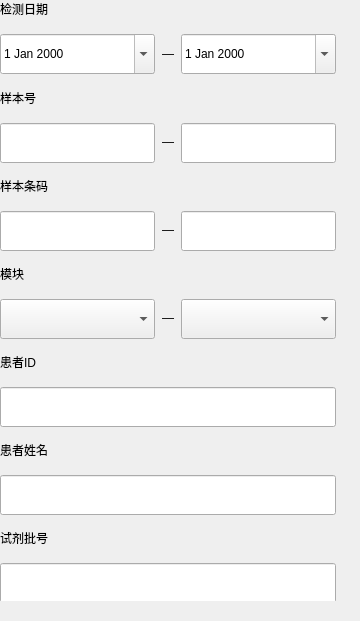
    <widget class="QWidget" name="widget31" native="true">
     <property name="geometry">
      <rect>
       <x>19</x>
       <y>95</y>
       <width>360</width>
       <height>621</height>
      </rect>
     </property>
     <widget class="QWidget" name="widget51" native="true">
      <property name="geometry">
       <rect>
        <x>0</x>
        <y>0</y>
        <width>336</width>
        <height>601</height>
       </rect>
      </property>
      <property name="minimumSize">
       <size>
        <width>0</width>
        <height>0</height>
       </size>
      </property>
      <property name="maximumSize">
       <size>
        <width>16777215</width>
        <height>16777215</height>
       </size>
      </property>
      <layout class="QVBoxLayout" name="verticalLayout_53">
       <property name="spacing">
        <number>16</number>
       </property>
       <property name="leftMargin">
        <number>0</number>
       </property>
       <property name="topMargin">
        <number>0</number>
       </property>
       <property name="rightMargin">
        <number>0</number>
       </property>
       <property name="bottomMargin">
        <number>0</number>
       </property>
       <item>
        <layout class="QVBoxLayout" name="verticalLayout_35">
         <item>
          <widget class="QLabel" name="label_37">
           <property name="text">
            <string>检测日期</string>
           </property>
          </widget>
         </item>
         <item>
          <layout class="QHBoxLayout" name="horizontalLayout_62">
           <property name="spacing">
            <number>0</number>
           </property>
           <item>
            <widget class="QBaseDateEdit" name="test_start_time_2">
             <property name="minimumSize">
              <size>
               <width>155</width>
               <height>40</height>
              </size>
             </property>
             <property name="maximumSize">
              <size>
               <width>155</width>
               <height>40</height>
              </size>
             </property>
             <property name="calendarPopup">
              <bool>true</bool>
             </property>
            </widget>
           </item>
           <item>
            <widget class="QLabel" name="label_36">
             <property name="text">
              <string>—</string>
             </property>
             <property name="alignment">
              <set>Qt::AlignCenter</set>
             </property>
             <property name="fonts" stdset="0">
              <string>12</string>
             </property>
            </widget>
           </item>
           <item>
            <widget class="QBaseDateEdit" name="test_stop_time_2">
             <property name="minimumSize">
              <size>
               <width>155</width>
               <height>40</height>
              </size>
             </property>
             <property name="maximumSize">
              <size>
               <width>155</width>
               <height>40</height>
              </size>
             </property>
             <property name="calendarPopup">
              <bool>true</bool>
             </property>
            </widget>
           </item>
          </layout>
         </item>
        </layout>
       </item>
       <item>
        <layout class="QVBoxLayout" name="verticalLayout_34">
         <item>
          <widget class="QLabel" name="label_38">
           <property name="text">
            <string>样本号</string>
           </property>
          </widget>
         </item>
         <item>
          <layout class="QHBoxLayout" name="horizontalLayout_63">
           <property name="spacing">
            <number>0</number>
           </property>
           <item>
            <widget class="QLineEdit" name="sample_no_edit_4">
             <property name="minimumSize">
              <size>
               <width>155</width>
               <height>40</height>
              </size>
             </property>
             <property name="maximumSize">
              <size>
               <width>155</width>
               <height>40</height>
              </size>
             </property>
            </widget>
           </item>
           <item>
            <widget class="QLabel" name="label_41">
             <property name="text">
              <string>—</string>
             </property>
             <property name="alignment">
              <set>Qt::AlignCenter</set>
             </property>
             <property name="fonts" stdset="0">
              <string>12</string>
             </property>
            </widget>
           </item>
           <item>
            <widget class="QLineEdit" name="sample_no_edit_3">
             <property name="minimumSize">
              <size>
               <width>155</width>
               <height>40</height>
              </size>
             </property>
             <property name="maximumSize">
              <size>
               <width>155</width>
               <height>40</height>
              </size>
             </property>
            </widget>
           </item>
          </layout>
         </item>
        </layout>
       </item>
       <item>
        <layout class="QVBoxLayout" name="verticalLayout_33">
         <item>
          <widget class="QLabel" name="label_35">
           <property name="text">
            <string>样本条码</string>
           </property>
          </widget>
         </item>
         <item>
          <layout class="QHBoxLayout" name="horizontalLayout_64">
           <property name="spacing">
            <number>0</number>
           </property>
           <item>
            <widget class="QLineEdit" name="sample_bar_edit_2">
             <property name="minimumSize">
              <size>
               <width>155</width>
               <height>40</height>
              </size>
             </property>
             <property name="maximumSize">
              <size>
               <width>155</width>
               <height>40</height>
              </size>
             </property>
            </widget>
           </item>
           <item>
            <widget class="QLabel" name="label_49">
             <property name="text">
              <string>—</string>
             </property>
             <property name="alignment">
              <set>Qt::AlignCenter</set>
             </property>
             <property name="fonts" stdset="0">
              <string>12</string>
             </property>
            </widget>
           </item>
           <item>
            <widget class="QLineEdit" name="sample_bar_edit_17">
             <property name="minimumSize">
              <size>
               <width>155</width>
               <height>40</height>
              </size>
             </property>
             <property name="maximumSize">
              <size>
               <width>155</width>
               <height>40</height>
              </size>
             </property>
            </widget>
           </item>
          </layout>
         </item>
        </layout>
       </item>
       <item>
        <layout class="QVBoxLayout" name="verticalLayout_13">
         <item>
          <widget class="QLabel" name="label_40">
           <property name="text">
            <string>模块</string>
           </property>
          </widget>
         </item>
         <item>
          <layout class="QHBoxLayout" name="horizontalLayout_65">
           <property name="spacing">
            <number>0</number>
           </property>
           <item>
            <widget class="QComboBox" name="comboBox_3">
             <property name="minimumSize">
              <size>
               <width>155</width>
               <height>40</height>
              </size>
             </property>
             <property name="maximumSize">
              <size>
               <width>155</width>
               <height>40</height>
              </size>
             </property>
            </widget>
           </item>
           <item>
            <widget class="QLabel" name="label_39">
             <property name="text">
              <string>—</string>
             </property>
             <property name="alignment">
              <set>Qt::AlignCenter</set>
             </property>
             <property name="fonts" stdset="0">
              <string>12</string>
             </property>
            </widget>
           </item>
           <item>
            <widget class="QComboBox" name="comboBox_4">
             <property name="minimumSize">
              <size>
               <width>155</width>
               <height>40</height>
              </size>
             </property>
             <property name="maximumSize">
              <size>
               <width>155</width>
               <height>40</height>
              </size>
             </property>
            </widget>
           </item>
          </layout>
         </item>
        </layout>
       </item>
       <item>
        <layout class="QVBoxLayout" name="verticalLayout_39">
         <item>
          <widget class="QLabel" name="label_43">
           <property name="text">
            <string>患者ID</string>
           </property>
          </widget>
         </item>
         <item>
          <widget class="QLineEdit" name="patient_record_edit_2">
           <property name="minimumSize">
            <size>
             <width>336</width>
             <height>40</height>
            </size>
           </property>
           <property name="maximumSize">
            <size>
             <width>336</width>
             <height>40</height>
            </size>
           </property>
          </widget>
         </item>
        </layout>
       </item>
       <item>
        <layout class="QVBoxLayout" name="verticalLayout_38">
         <item>
          <widget class="QLabel" name="label_44">
           <property name="text">
            <string>患者姓名</string>
           </property>
          </widget>
         </item>
         <item>
          <widget class="QLineEdit" name="patient_name_edit_2">
           <property name="minimumSize">
            <size>
             <width>336</width>
             <height>40</height>
            </size>
           </property>
           <property name="maximumSize">
            <size>
             <width>336</width>
             <height>40</height>
            </size>
           </property>
          </widget>
         </item>
        </layout>
       </item>
       <item>
        <layout class="QVBoxLayout" name="verticalLayout_37">
         <item>
          <widget class="QLabel" name="label_34">
           <property name="text">
            <string>试剂批号</string>
           </property>
          </widget>
         </item>
         <item>
          <widget class="QLineEdit" name="lineEdit_2">
           <property name="minimumSize">
            <size>
             <width>336</width>
             <height>40</height>
            </size>
           </property>
           <property name="maximumSize">
            <size>
             <width>336</width>
             <height>40</height>
            </size>
           </property>
          </widget>
         </item>
        </layout>
       </item>
       <item>
        <spacer name="verticalSpacer_17">
         <property name="orientation">
          <enum>Qt::Vertical</enum>
         </property>
         <property name="sizeHint" stdset="0">
          <size>
           <width>20</width>
           <height>40</height>
          </size>
         </property>
        </spacer>
       </item>
      </layout>
     </widget>
    </widget>
